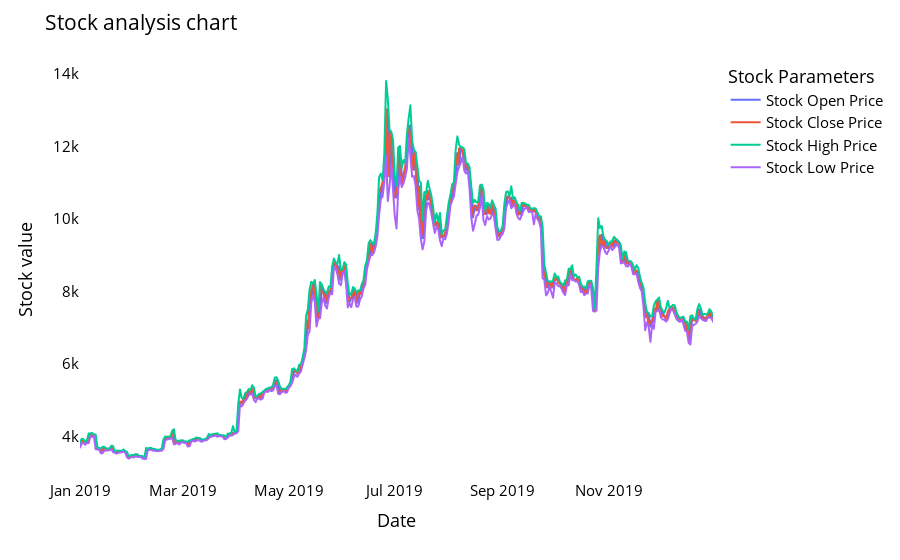

Here is the notebook cell this chart was saved with:
### Code cell
names = cycle(['Stock Open Price','Stock Close Price','Stock High Price','Stock Low Price'])

fig = px.line(
    y_2019,
    x='Date',
    y=['Open', 'Close', 'High', 'Low'],   # FIXED: use column names
    labels={'Date': 'Date', 'value': 'Stock value'}
)

fig.update_layout(
    title_text='Stock analysis chart',
    font_size=15,
    font_color='black',
    legend_title_text='Stock Parameters',

    # FIX: prevent black background
    plot_bgcolor='white',
    paper_bgcolor='white'
)

fig.for_each_trace(lambda t: t.update(name=next(names)))

fig.update_xaxes(showgrid=False)
fig.update_yaxes(showgrid=False)

fig.show()

### Figure 1 — Plotly figure (JSON) as saved in the notebook; plotly's stock layout.template omitted (floating-point values rounded to 4 significant figures; data arrays with more than 128 entries replaced by an {"elided": "..."} marker saying what was removed)
{"data": [{"hovertemplate": "variable=Open<br>Date=%{x}<br>Stock value=%{y}<extra></extra>", "legendgroup": "Open", "line": {"color": "#636efa", "dash": "solid"}, "marker": {"symbol": "circle"}, "mode": "lines", "name": "Stock Open Price", "showlegend": true, "x": {"elided": "365 str values"}, "xaxis": "x", "y": {"elided": "365 float values"}, "yaxis": "y", "type": "scattergl"}, {"hovertemplate": "variable=Close<br>Date=%{x}<br>Stock value=%{y}<extra></extra>", "legendgroup": "Close", "line": {"color": "#EF553B", "dash": "solid"}, "marker": {"symbol": "circle"}, "mode": "lines", "name": "Stock Close Price", "showlegend": true, "x": {"elided": "365 str values"}, "xaxis": "x", "y": {"elided": "365 float values"}, "yaxis": "y", "type": "scattergl"}, {"hovertemplate": "variable=High<br>Date=%{x}<br>Stock value=%{y}<extra></extra>", "legendgroup": "High", "line": {"color": "#00cc96", "dash": "solid"}, "marker": {"symbol": "circle"}, "mode": "lines", "name": "Stock High Price", "showlegend": true, "x": {"elided": "365 str values"}, "xaxis": "x", "y": {"elided": "365 float values"}, "yaxis": "y", "type": "scattergl"}, {"hovertemplate": "variable=Low<br>Date=%{x}<br>Stock value=%{y}<extra></extra>", "legendgroup": "Low", "line": {"color": "#ab63fa", "dash": "solid"}, "marker": {"symbol": "circle"}, "mode": "lines", "name": "Stock Low Price", "showlegend": true, "x": {"elided": "365 str values"}, "xaxis": "x", "y": {"elided": "365 float values"}, "yaxis": "y", "type": "scattergl"}], "layout": {"xaxis": {"anchor": "y", "domain": [0.0, 1.0], "title": {"text": "Date"}, "showgrid": false}, "yaxis": {"anchor": "x", "domain": [0.0, 1.0], "title": {"text": "Stock value"}, "showgrid": false}, "legend": {"title": {"text": "Stock Parameters"}, "tracegroupgap": 0}, "margin": {"t": 60}, "title": {"text": "Stock analysis chart"}, "font": {"size": 15, "color": "black"}, "plot_bgcolor": "white", "paper_bgcolor": "white"}}
